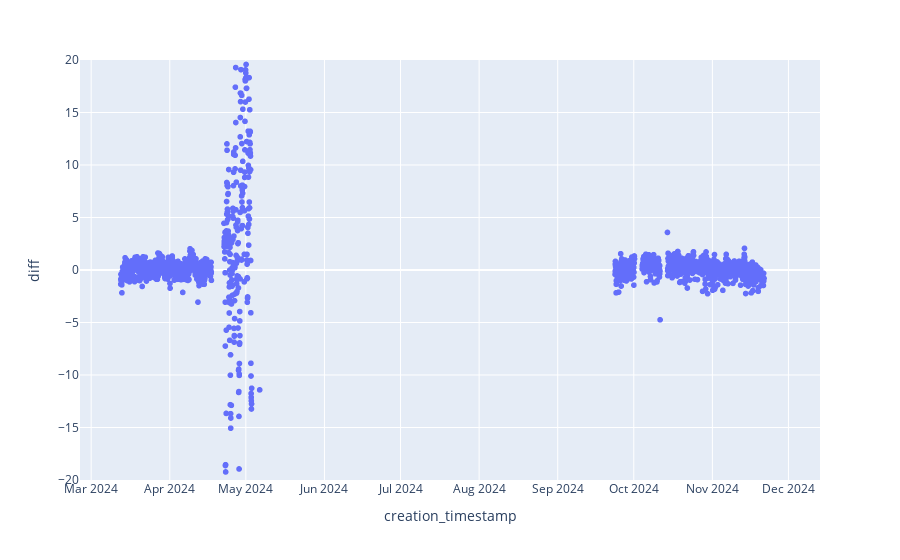

Notebook source saved alongside this figure:
### Code cell
fig = px.scatter(df_1_h.filter(pl.col("system_id") == 2), x="creation_timestamp", y = "diff")
fig.update_layout(yaxis_range=[-20,20])
fig.show()

### Figure 1 — Plotly figure (JSON) as saved in the notebook; plotly's stock layout.template omitted (floating-point values rounded to 4 significant figures; data arrays with more than 128 entries replaced by an {"elided": "..."} marker saying what was removed)
{"data": [{"hovertemplate": "creation_timestamp=%{x}<br>diff=%{y}<extra></extra>", "legendgroup": "", "marker": {"color": "#636efa", "symbol": "circle"}, "mode": "markers", "name": "", "showlegend": false, "type": "scattergl", "x": {"elided": "5964 str values"}, "xaxis": "x", "y": {"elided": "5964 float values"}, "yaxis": "y"}], "layout": {"legend": {"tracegroupgap": 0}, "margin": {"t": 60}, "xaxis": {"anchor": "y", "domain": [0, 1], "title": {"text": "creation_timestamp"}}, "yaxis": {"anchor": "x", "domain": [0, 1], "range": [-20, 20], "title": {"text": "diff"}}}}
